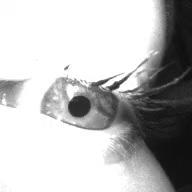
#> input picture pupil_detector/old/debug_eye_left.png, 192 x 192 px, given in place of eye_video.mp4, which was not available
$ python make_pupil_csv.py
#> lines starting #> are read from the running program, lines starting #| are printed output that depends on the picture; pictures that were not available may be replaced by others from this repository, and a replacement may not be noted
#> (reads pupil_detector/data/world_timestamps.csv from the repository)
### pupil_detector/old/pupil_pl_detector.py
import cv2
import numpy as np
from dataclasses import dataclass
from typing import Optional, Tuple, Dict, Any

@dataclass
class PupilEllipse:
    cx: float
    cy: float
    a: float        # semi-major axis (px)
    b: float        # semi-minor axis (px)
    angle: float    # degrees
    score: float

class PupilLabsLikeDetector:
    """
    Pipeline aligned with Figure-style description:
      1) grayscale (+ mild denoise), ROI assumed already cropped to one eye
      2) Canny edges
      3) define "dark" region from histogram (low percentile + offset)
      4) filter edges to exclude specular reflections and edges not near "dark" region
      5) contours from remaining edges
      6) candidate ellipses via fitEllipse
      7) select best by score (edge support + dark interior + darkness)
    """

    def __init__(
        self,
        canny_sigma: float = 0.33,
        dark_percentile: float = 7.0,
        dark_offset: int = 8,
        highlight_percentile: float = 99.2,
        dark_dilate_ksize: int = 9,
        min_contour_points: int = 30,
        min_radius: int = 6,
        max_radius: int = 300,
        max_aspect: float = 3.8,
        edge_support_min: float = 0.30,
        perimeter_samples: int = 260,
    ):
        self.canny_sigma = canny_sigma
        self.dark_percentile = dark_percentile
        self.dark_offset = dark_offset
        self.highlight_percentile = highlight_percentile
        self.dark_dilate_ksize = dark_dilate_ksize
        self.min_contour_points = min_contour_points
        self.min_radius = min_radius
        self.max_radius = max_radius
        self.max_aspect = max_aspect
        self.edge_support_min = edge_support_min
        self.perimeter_samples = perimeter_samples

    @staticmethod
    def _auto_canny(gray: np.ndarray, sigma: float) -> np.ndarray:
        v = np.median(gray)
        lower = int(max(0, (1.0 - sigma) * v))
        upper = int(min(255, (1.0 + sigma) * v))
        return cv2.Canny(gray, lower, upper, L2gradient=True)

    @staticmethod
    def _ellipse_perimeter_points(cx: float, cy: float, a: float, b: float, angle_deg: float, n: int):
        t = np.linspace(0.0, 2.0 * np.pi, n, endpoint=False)
        pts = np.stack([a * np.cos(t), b * np.sin(t)], axis=1)

        ang = np.deg2rad(angle_deg)
        R = np.array([[np.cos(ang), -np.sin(ang)],
                      [np.sin(ang),  np.cos(ang)]], dtype=np.float32)
        pts = pts @ R.T
        pts[:, 0] += cx
        pts[:, 1] += cy
        return pts

    def _score_ellipse(self, gray: np.ndarray, edges: np.ndarray, dark_mask: np.ndarray, ell) -> Optional[PupilEllipse]:
        (cx, cy), (MA, ma), angle = ell
        a = float(max(MA, ma) / 2.0)
        b = float(min(MA, ma) / 2.0)
        if b <= 1.0:
            return None

        # geometry constraints
        if a < self.min_radius or b < self.min_radius:
            return None
        if a > self.max_radius or b > self.max_radius:
            return None
        if (a / b) > self.max_aspect:
            return None

        H, W = edges.shape[:2]

        # edge support along ellipse perimeter (with 3x3 tolerance)
        pts = self._ellipse_perimeter_points(cx, cy, a, b, angle, self.perimeter_samples)
        p = np.round(pts).astype(np.int32)
        ok = (p[:, 0] >= 1) & (p[:, 0] < W - 1) & (p[:, 1] >= 1) & (p[:, 1] < H - 1)
        p = p[ok]
        if len(p) < 60:
            return None

        support = 0
        for x, y in p:
            if np.any(edges[y-1:y+2, x-1:x+2] > 0):
                support += 1
        edge_support = support / len(p)
        if edge_support < self.edge_support_min:
            return None

        # dark interior preference
        fill = np.zeros_like(gray, dtype=np.uint8)
        cv2.ellipse(fill, ell, 255, -1)
        inside = fill > 0
        if inside.sum() < 120:
            return None

        dark_frac = float((dark_mask[inside] > 0).mean())
        mean_inside = float(gray[inside].mean())
        mean_norm = 1.0 - (mean_inside / 255.0)

        # score weights (stable + explainable)
        score = 0.55 * edge_support + 0.30 * dark_frac + 0.15 * mean_norm

        return PupilEllipse(
            cx=float(cx), cy=float(cy), a=a, b=b, angle=float(angle), score=float(score)
        )

    def detect_one_eye(self, eye_bgr: np.ndarray, return_debug: bool = False):
        """
        Input: BGR ROI of ONE EYE.
        Output: PupilEllipse or None. If return_debug=True, returns (result, debug_dict).
        """
        if eye_bgr is None or eye_bgr.size == 0:
            if return_debug:
                return None, {"error": "empty_input"}
            return None

        # 1) grayscale + mild denoise + equalize (helps histogram-based thresholding)
        gray = cv2.cvtColor(eye_bgr, cv2.COLOR_BGR2GRAY)
        gray = cv2.GaussianBlur(gray, (5, 5), 0)
        gray = cv2.equalizeHist(gray)

        # 2) Canny
        edges = self._auto_canny(gray, self.canny_sigma)

        # 3) define "dark" region from histogram low percentile + offset
        p = np.percentile(gray, self.dark_percentile)
        dark_thr = int(np.clip(p + self.dark_offset, 0, 255))
        dark_mask = (gray <= dark_thr).astype(np.uint8) * 255

        # 4) specular highlights (very bright) -> remove those edge pixels
        hi_thr = int(np.clip(np.percentile(gray, self.highlight_percentile), 0, 255))
        highlight = (gray >= hi_thr).astype(np.uint8) * 255

        edges_clean = edges.copy()
        edges_clean[highlight > 0] = 0

        # keep edges only near dark region (dilate dark mask)
        k = max(3, int(self.dark_dilate_ksize) | 1)  # odd >=3
        dark_dil = cv2.dilate(
            dark_mask,
            cv2.getStructuringElement(cv2.MORPH_ELLIPSE, (k, k)),
            iterations=1,
        )
        edges_clean[dark_dil == 0] = 0

        # 5) contours
        cnts, _ = cv2.findContours(edges_clean, cv2.RETR_LIST, cv2.CHAIN_APPROX_NONE)

        best = None
        best_ell = None

        # 6) fit ellipses (candidates)
        for c in cnts:
            if len(c) < self.min_contour_points or len(c) < 5:
                continue
            try:
                ell = cv2.fitEllipse(c)
            except cv2.error:
                continue

            cand = self._score_ellipse(gray, edges_clean, dark_mask, ell)
            if cand is None:
                continue
            if best is None or cand.score > best.score:
                best, best_ell = cand, ell

        if not return_debug:
            return best

        dbg: Dict[str, Any] = {
            "gray": gray,
            "edges": edges,
            "edges_clean": edges_clean,
            "dark_mask": dark_mask,
            "highlight": highlight,
            "dark_thr": dark_thr,
            "hi_thr": hi_thr,
        }
        if best_ell is not None:
            overlay = cv2.cvtColor(gray, cv2.COLOR_GRAY2BGR)
            overlay[edges_clean > 0] = (0, 255, 0)
            overlay[highlight > 0] = (0, 255, 255)
            cv2.ellipse(overlay, best_ell, (0, 0, 255), 2)
            cv2.circle(overlay, (int(best.cx), int(best.cy)), 2, (0, 0, 255), -1)
            dbg["overlay"] = overlay

        return best, dbg

### pupil_detector/old/make_pupil_csv.py
import cv2
import csv
import pandas as pd
import numpy as np

from pupil_pl_detector import PupilLabsLikeDetector

VIDEO_PATH = "eye_video.mp4"
TIMESTAMPS_PATH = "world_timestamps.csv"
OUT_CSV = "pupil_by_timestamp.csv"

def pick_col(df, options):
    for c in options:
        if c in df.columns:
            return c
    return None

def split_eyes(frame):
    """
    Minimal deterministic split (no face landmarks):
      - crop vertically to reduce noise
      - left eye: left half
      - right eye: right half
    Adjust y0/y1 if needed for your video.
    """
    H, W = frame.shape[:2]
    y0 = int(0.25 * H)
    y1 = int(0.90 * H)
    left = frame[y0:y1, :W//2]
    right = frame[y0:y1, W//2:]
    return left, right

def to_fields(p):
    if p is None:
        return None, None, None
    diameter_px = float(2.0 * np.sqrt(p.a * p.b))
    return float(p.cx), float(p.cy), diameter_px

def main():
    ts = pd.read_csv(TIMESTAMPS_PATH)

    col_ts = pick_col(ts, ["timestamp [ns]", "timestamp_ns", "timestamp"])
    if col_ts is None:
        raise RuntimeError(f"Timestamp column not found in {TIMESTAMPS_PATH}. Columns: {list(ts.columns)}")

    col_section = pick_col(ts, ["section id", "section_id"])
    col_recording = pick_col(ts, ["recording id", "recording_id"])

    timestamps = ts[col_ts].tolist()

    cap = cv2.VideoCapture(VIDEO_PATH)
    if not cap.isOpened():
        raise RuntimeError(f"Cannot open video: {VIDEO_PATH}")

    det = PupilLabsLikeDetector(
        dark_percentile=15.0,
        dark_offset=3,
        dark_dilate_ksize=15,
        highlight_percentile=99.7,
        edge_support_min=0.20,
        min_contour_points=20,
        canny_sigma=0.45,
        max_aspect=5.0,
        min_radius=4,
    )


    with open(OUT_CSV, "w", newline="") as f:
        w = csv.writer(f)
        w.writerow([
            "section_id",
            "recording_id",
            "timestamp_ns",
            "frame_idx",
            "left_cx", "left_cy", "left_diameter_px",
            "right_cx", "right_cy", "right_diameter_px",
        ])

        for i, ts_ns in enumerate(timestamps):
            ok, frame = cap.read()

            # if video ends early: keep identical timestamps file length, fill None
            if not ok:
                w.writerow([
                    ts.loc[i, col_section] if col_section else None,
                    ts.loc[i, col_recording] if col_recording else None,
                    int(ts_ns),
                    i,
                    None, None, None,
                    None, None, None,
                ])
                continue

            left_eye, right_eye = split_eyes(frame)

            pL = det.detect_one_eye(left_eye)
            pR = det.detect_one_eye(right_eye)

            lcx, lcy, ldia = to_fields(pL)
            rcx, rcy, rdia = to_fields(pR)

            w.writerow([
                ts.loc[i, col_section] if col_section else None,
                ts.loc[i, col_recording] if col_recording else None,
                int(ts_ns),
                i,
                lcx, lcy, ldia,
                rcx, rcy, rdia,
            ])
#> this loop made 31 passes
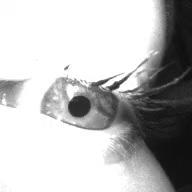
#> input picture pupil_detector/old/debug_eye_left.png, 192 x 192 px, given in place of eye_video.mp4, which was not available
#> pass 1, in split_eyes, `left = frame[y0:y1, :W//2]`:
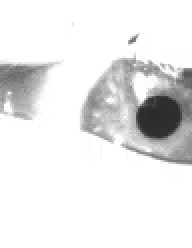
#> left: shape (124, 96, 3) (shown 2 times larger); min 41, max 255, mean 232.3
#> pass 1, in split_eyes, `right = frame[y0:y1, W//2:]`:
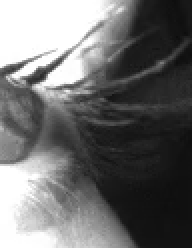
#> right: shape (124, 96, 3) (shown 2 times larger); min 12, max 255, mean 109.3
#> frame is the input picture: shape (192, 192, 3); min 12, max 255, mean 187.1

    cap.release()
    print(f"[OK] wrote {OUT_CSV} with {len(timestamps)} rows (exactly timestamps).")

if __name__ == "__main__":
    main()
